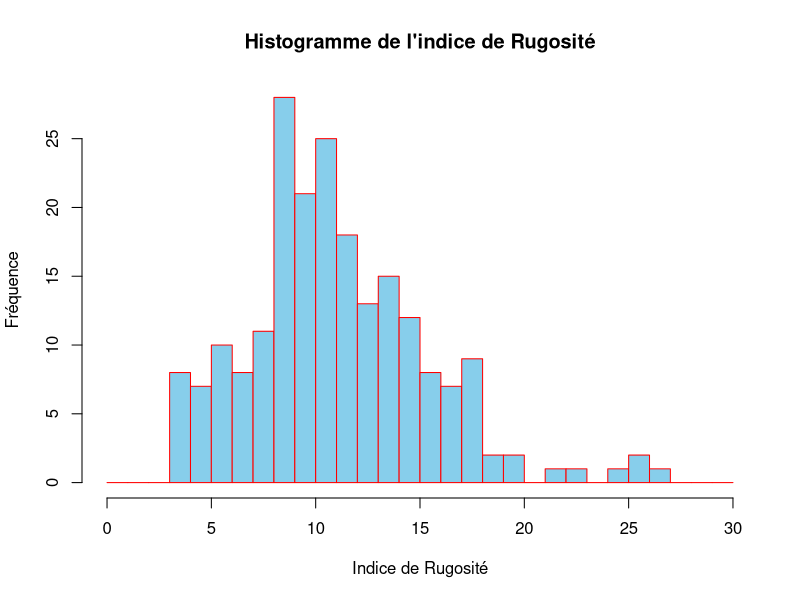
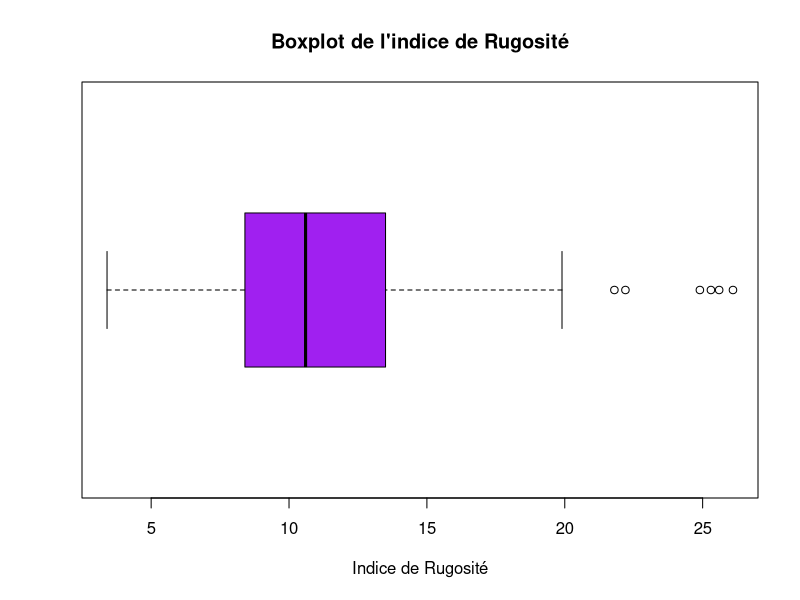
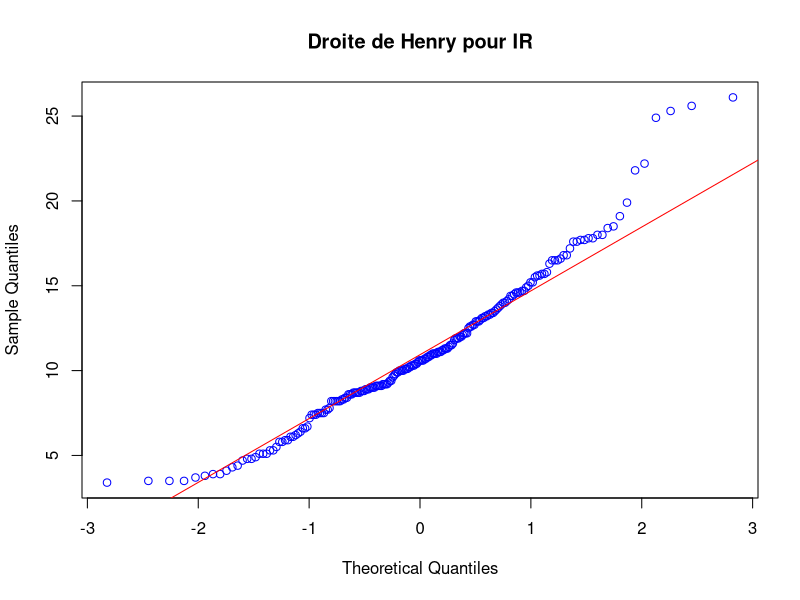
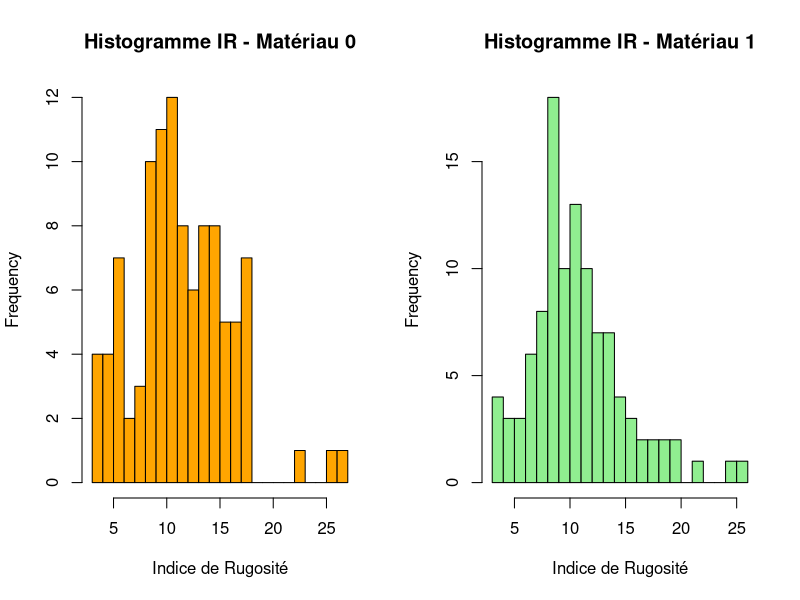
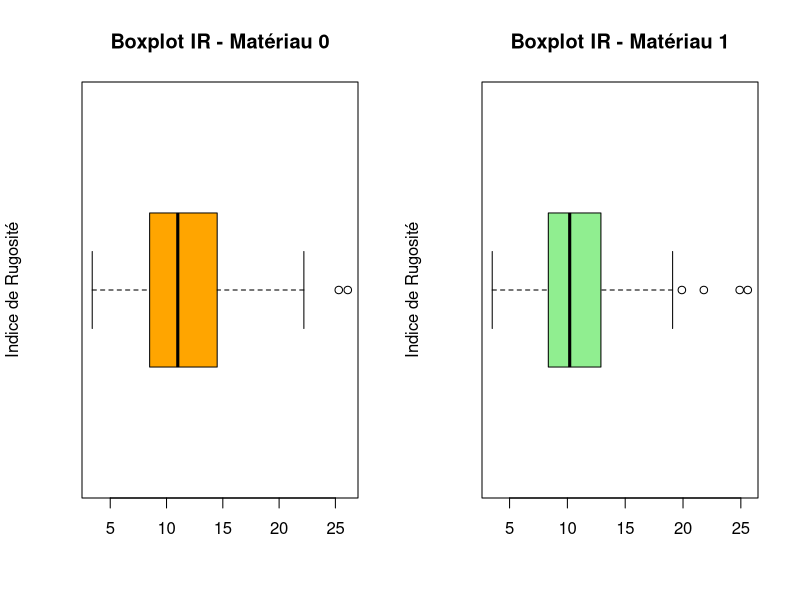
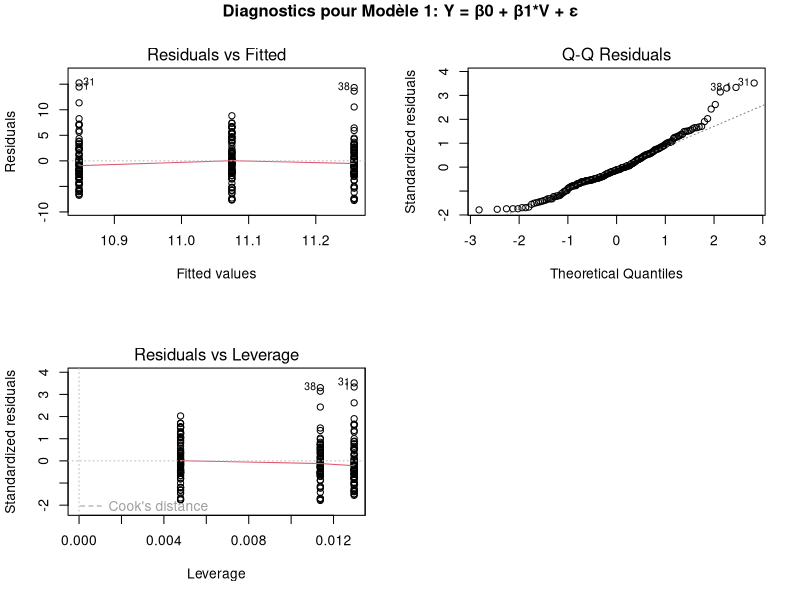
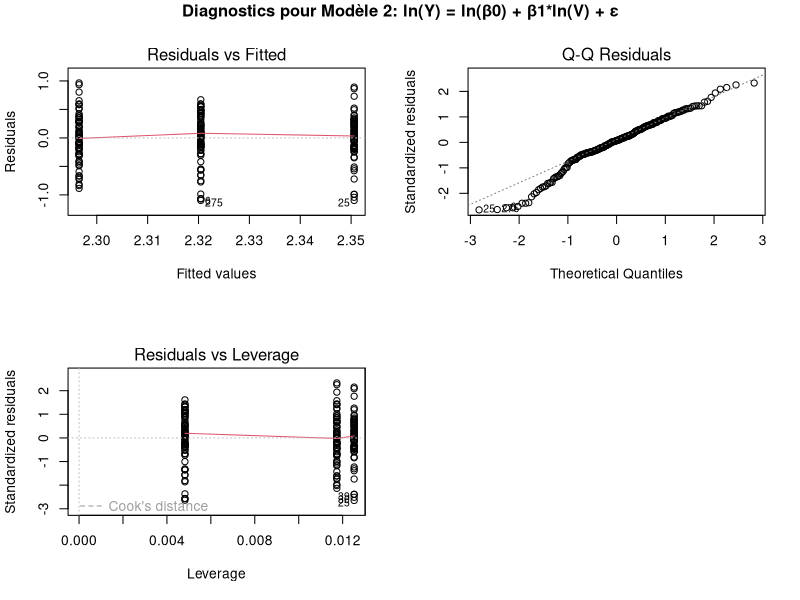
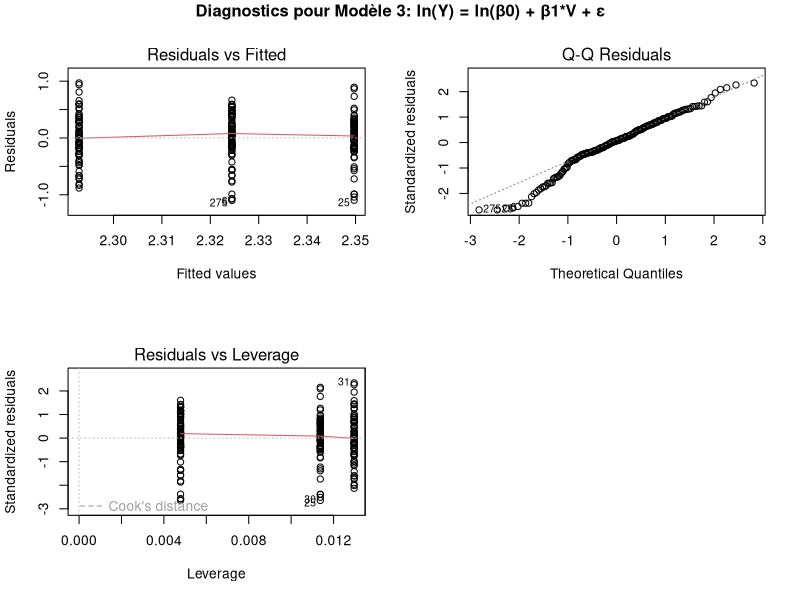

R code for these plots, in order: (Note: this script raises an error after producing the figures.)
charger <- function(matricule) {
  set.seed(matricule)
  mondata <- read.csv2("DevoirD_H25.csv")[sample(275, 210), ] # nolint
}

#Je charge les donnees a l'aide de mon matricule 2184805
mondata <- charger(2184805)

#Pour visualiser l'ensemble des donnees
mondata

#Phase 1) a-
#Histogramme de Tukey
hist(mondata$IR,
     main = "Histogramme de l'indice de Rugosité",
     xlab = "Indice de Rugosité",
     ylab = "Fréquence",
     col = "skyblue",
     border = "red",
     breaks = seq(0, 30, by = 1))



#Diagramme de Tukey
boxplot(mondata$IR, main = "Boxplot de l'indice de Rugosité",
        xlab = "Indice de Rugosité", col = "purple", horizontal = TRUE)


# Normal Probability Plot (droite de Henry)
qqnorm(mondata$IR, main = "Droite de Henry pour IR", col = "blue")
qqline(mondata$IR, col = "red")

# Test de normalité de Shapiro-Wilk
shapiro.test(mondata$IR)

moyenne <- mean(mondata$IR)
mediane <- median(mondata$IR)
variance <- var(mondata$IR)
ecart_type <- sd(mondata$IR)
coefficient_variation <- ecart_type / variance

cat("moyenne =", moyenne,
    ", médiane =", mediane,
    ", variance = ", variance,
    ", écart-type =", ecart_type,
    ", coefficient de variation = ", coefficient_variation)

summary(mondata$IR)

n <- length(mondata$IR)
moyenne <- mean(mondata$IR)
ecart_type <- sd(mondata$IR)
se <- ecart_type / sqrt(n)  # Erreur standard
alpha <- 0.05
t_critique <- qt(1 - alpha / 2, df = n - 1)
ic_lower <- moyenne - t_critique * se
ic_upper <- moyenne + t_critique * se
c(ic_lower, ic_upper)

#Phase 1) b-
# Deux histogrammes juxtaposés avec Indice de rugosité
# variant en fonction du type de materiau 0 ou 1
print(table(mondata$M))
str(mondata)
par(mfrow = c(1, 2))


# Histogramme pour le matériau 0
hist(mondata$IR[mondata$M == 0],
     main = "Histogramme IR - Matériau 0",
     xlab = "Indice de Rugosité",
     col = "orange",
     breaks = 20)

# Histogramme pour le matériau 1
hist(mondata$IR[mondata$M == 1],
     main = "Histogramme IR - Matériau 1",
     xlab = "Indice de Rugosité",
     col = "lightgreen",
     breaks = 20)

# Diagramme de Tukey pour le matériau 0
boxplot(mondata$IR[mondata$M == 0],
        main = "Boxplot IR - Matériau 0",
        ylab = "Indice de Rugosité",
        col = "orange",
        horizontal = TRUE)



# Diagramme de Tukey pour le matériau 1
boxplot(mondata$IR[mondata$M == 1],
        main = "Boxplot IR - Matériau 1",
        ylab = "Indice de Rugosité",
        col = "lightgreen",
        horizontal = TRUE)

par(mfrow = c(1, 1))



# Tableau de statistiques descriptives par groupe:
# moyenne, quartiles, écart type, intervalles de confiance pour la moyenne
calculer_stats <- function(x) {
  c(
    Moyenne = mean(x),
    Médiane = median(x),
    Q1 = quantile(x, 0.25),
    Q3 = quantile(x, 0.75),
    Écart_type = sd(x),
    Minimum = min(x),
    Maximum = max(x),
    IC_inf = t.test(x)$conf.int[1],
    IC_sup = t.test(x)$conf.int[2]
  )
}
# pour matériau 0
stats_m0 <- calculer_stats(mondata$IR[mondata$M == 0])

# pour matériau 1
stats_m1 <- calculer_stats(mondata$IR[mondata$M == 1])

# tableau récapitulatif
tableau_stats <- data.frame(
  Matériau_0 = round(stats_m0, 2),
  Matériau_1 = round(stats_m1, 2)
)
print(tableau_stats)


# Test d'hypothèse sur l'égalité des moyennes pour les deux groupes
test_t <- t.test(IR ~ M, data = mondata)
cat("\nTest t pour l'égalité des moyennes:\n")
print(test_t)

# Vérification de la normalité (pour compléter l'analyse)
shapiro_m0 <- shapiro.test(mondata$IR[mondata$M == 0])
shapiro_m1 <- shapiro.test(mondata$IR[mondata$M == 1])

cat("\nTest de normalité Shapiro-Wilk:\n")
cat("Matériau 0 (p-value):", shapiro_m0$p.value, "\n")
cat("Matériau 1 (p-value):", shapiro_m1$p.value, "\n")

par(mfrow = c(1, 1))




#Phase 2: a) Effectuons l'ajustement,
#testons la signification du modèle
# et effectuons une analyse
# des residus , donnons un intervalle de confiance
# pour chacun des params bêta0 et bêta1:

# Fonction pour analyser un modèle linéaire standard
analyser_modele <- function(modele, nom_modele) {
  # 1. Ajustement du modèle et coefficients
  cat("\n\n====", nom_modele, "====\n")
  print(summary(modele))
  # 2. ANOVA
  cat("\nTableau ANOVA:\n")
  print(anova(modele))
  # 3. Intervalles de confiance des paramètres
  cat("\nIntervalles de confiance à 95%:\n")
  print(confint(modele))
  # 4. Analyse des résidus
  par(mfrow = c(2, 2))
  plot(modele, which = c(1, 2, 5))
  title(paste("Diagnostics pour", nom_modele), line = -1, outer = TRUE)
  par(mfrow = c(1, 1))
  # Test de normalité des résidus
  shapiro_res <- shapiro.test(residuals(modele))
  cat("\nTest de normalité des résidus (Shapiro-Wilk): p-value =", 
      shapiro_res$p.value, "\n")
}


# Modèle 1: Linéaire en V
modele1 <- lm(IR ~ V, data = mondata)
analyser_modele(modele1, "Modèle 1: Y = β0 + β1*V + ε")

# Modèle 2: Puissance en V (Y = β0*V^β1*e^ε)
# Transformation logarithmique pour linéarisation
mondata$log_IR <- log(mondata$IR)
mondata$log_V <- log(mondata$V)
modele2 <- lm(log_IR ~ log_V, data = mondata)
analyser_modele(modele2, "Modèle 2: ln(Y) = ln(β0) + β1*ln(V) + ε")

# Modèle 3: Exponentiel en V (Y = β0*e^(β1*V + ε))
# Transformation logarithmique afin de linéariser
modele3 <- lm(log_IR ~ V, data = mondata)
analyser_modele(modele3, "Modèle 3: ln(Y) = ln(β0) + β1*V + ε")

# Modèle 4: Linéaire en T
modele4 <- lm(IR ~ T, data = mondata)
analyser_modele(modele4, "Modèle 4: Y = β0 + β1*T + ε")

# Modèle 5: Puissance en T (Y = β0*T^β1*e^ε)
# Transformation logarithmique afin de linéariser
mondata$log_T <- log(mondata$T)
modele5 <- lm(log_IR ~ log_T, data = mondata)
analyser_modele(modele5, "Modèle 5: ln(Y) = ln(β0) + β1*ln(T) + ε")

# Modèle 6: Exponentiel en T (Y = β0*e^(β1*T + ε))
modele6 <- lm(log_IR ~ T, data = mondata)
analyser_modele(modele6, "Modèle 6: ln(Y) = ln(β0) + β1*T + ε")

# Nettoyage des variables temporaires
mondata$log_IR <- NULL
mondata$log_V <- NULL
mondata$log_T <- NULL

# Comparaison des AIC (plus petit = meilleur)
AIC(modele1, modele2, modele3, modele4, modele5, modele6)

#Phase 2 d)
# Vérification par calcul direct
cat("Prédiction ponctuelle (IR) :", round(IR_pred, 2), "\n")
cat("Intervalle de prédiction [", round(IC_lower, 2), ","
    , round(IC_upper, 2), "]")

# Paramètres du modèle
beta0 <- -15.92
beta1 <- 4.90
sigma <- 0.2522  # Erreur standard résiduelle
T_new <- 40

# Prédiction ponctuelle (échelle logarithmique)
ln_IR_pred <- beta0 + beta1 * log(T_new)

# Intervalle de prédiction (à 95%) - échelle ln
SE_pred <- sigma * sqrt(1 + 1/nrow(mondata))  # Erreur standard de prédiction
marge <- qt(0.975, df = nrow(mondata) - 2) * SE_pred
IC_ln_lower <- ln_IR_pred - marge
IC_ln_upper <- ln_IR_pred + marge

# Transformation inverse vers l'échelle originale
IR_pred <- exp(ln_IR_pred)
IC_lower <- exp(IC_ln_lower)
IC_upper <- exp(IC_ln_upper)

# Vérification par calcul direct
# 1. Création du graphique de base
plot(mondata$T, mondata$IR,
     main = "Prédiction d'IR pour T = 40°C (Modèle Puissance)",
     xlab = "Température (°C)",
     ylab = "Indice de Rugosité (IR)",
     pch = 20, col = rgb(0, 0, 0, 0.5))  # Points semi-transparents

# 2. Courbe de régression puissance (modèle retenu)
t_range <- seq(min(mondata$T), max(mondata$T), length.out = 100)
pred_log <- -15.92 + 4.90 * log(t_range)
pred_ir <- exp(pred_log)
lines(t_range, pred_ir, col = "red", lwd = 2)

# 3. Lignes de référence pour T = 40°C
abline(v = 40, lty = 2, col = "black")  # Ligne verticale pointillée
abline(h = IR_pred, lty = 1, col = "blue") # Ligne horizontale pleine (prédiction)
abline(h = IC_lower, lty = 3, col = "blue")  # Ligne pointillée (IC bas)
abline(h = IC_upper, lty = 3, col = "blue")  # Ligne pointillée (IC haut)

# 4. Annotation texte
text(45, IR_pred, 
     labels = paste("Prédiction =", round(IR_pred, 2)), 
     pos = 3, col = "blue")

# 5. Légende
legend("topleft",
       legend = c("Données", "Modèle puissance", "T=40°C", "IC 95%"),
       col = c("black", "red", "black", "blue"),
       pch = c(20, NA, NA, NA),
       lty = c(NA, 1, 2, 3),
       lwd = c(NA, 2, 1, 1),
       bty = "n")



